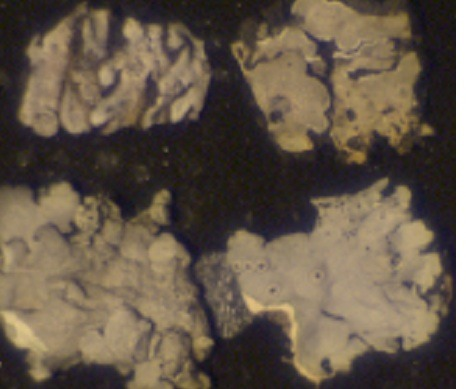
#> input picture Showcase_Poster/architecture/lichens_start.jpg, 466 x 389 px, found by its file name
$ python poster_arch_ushape_clean.py
#> lines starting #> are read from the running program, lines starting #| are printed output that depends on the picture
#!/usr/bin/env python3
"""Two-row U-shape architecture diagram for the poster.

Row 1 (top, left → right):
    start image · 4D ME-HSI · Preprocessing · Encoder · Latent · Decoder
Row 2 (bottom, right → left):
    Latent Perturbation · Wavelength Influence · MMR · Selected Wavelengths · finish image

Single vertical drop at the latent column joins the two rows.

Output: Showcase_Poster/architecture/arch_method_ushape_clean.{png,pdf}
"""
from __future__ import annotations
from pathlib import Path

import matplotlib
matplotlib.use("Agg")
import matplotlib.pyplot as plt
from matplotlib.patches import FancyBboxPatch, FancyArrowPatch
from matplotlib.offsetbox import OffsetImage, AnnotationBbox
import matplotlib.image as mpimg

ROOT = Path(__file__).resolve().parent.parent
ARCH_DIR = ROOT / "Showcase_Poster" / "architecture"
OUT_PNG = ARCH_DIR / "arch_method_ushape_clean.png"
OUT_PDF = ARCH_DIR / "arch_method_ushape_clean.pdf"
START_IMG = ARCH_DIR / "lichens_start.jpg"
FINISH_IMG = ARCH_DIR / "lichens_finish.jpg"

# ----------------------------------------------------------------------
# Palette
# ----------------------------------------------------------------------
GREEN_FILL  = "#B7DDB9"
BLUE_FILL   = "#A8C5E0"
LATENT_FILL = "#7BA8D0"
PEACH_FILL  = "#F4C998"
PURPLE_FILL = "#C4B0DC"
BORDER      = "#1F2A37"
TEXT_BLACK  = "#000000"

# ----------------------------------------------------------------------
# Geometry — strict 6-column grid, 2 rows
# ----------------------------------------------------------------------
BOX_W, BOX_H = 2.30, 0.95
GRID_X = {"img": 1.5, "input": 4.05, "preproc": 6.55,
          "enc": 9.05, "latent": 11.55, "dec": 14.05}
TOP_Y = 3.55
BOT_Y = 1.10
CANVAS_W, CANVAS_H = 15.5, 4.85

ARROW_KW = dict(arrowstyle="-|>,head_length=10,head_width=6",
                lw=2.0, color=BORDER, mutation_scale=1.0,
                shrinkA=2, shrinkB=2)


def add_box(ax, cx, cy, label, sublabel=None, fill=BLUE_FILL,
            w=BOX_W, h=BOX_H, label_size=10, sub_size=8):
    box = FancyBboxPatch(
        (cx - w / 2, cy - h / 2), w, h,
        boxstyle="round,pad=0.02,rounding_size=0.10",
        linewidth=1.4, edgecolor=BORDER, facecolor=fill, zorder=2)
    ax.add_patch(box)
    if sublabel:
        ax.text(cx, cy + 0.13, label, ha="center", va="center",
                fontsize=label_size, fontweight="bold",
                color=TEXT_BLACK, zorder=3)
        ax.text(cx, cy - 0.22, sublabel, ha="center", va="center",
                fontsize=sub_size, color=TEXT_BLACK, zorder=3)
    else:
        ax.text(cx, cy, label, ha="center", va="center",
                fontsize=label_size, fontweight="bold",
                color=TEXT_BLACK, zorder=3)


def arrow(ax, x0, y0, x1, y1):
    ax.add_patch(FancyArrowPatch((x0, y0), (x1, y1), **ARROW_KW))


def add_image(ax, path, cx, cy, zoom=0.24):
#> called with cx = 1.5, cy = 3.55, zoom = 0.24
    img = mpimg.imread(str(path))
#> img is the input picture: shape (389, 466, 3); mean R, G, B 101.1, 88.1, 73.3
#> call 2 of add_image, with cx = 1.5, cy = 1.1, zoom = 0.24
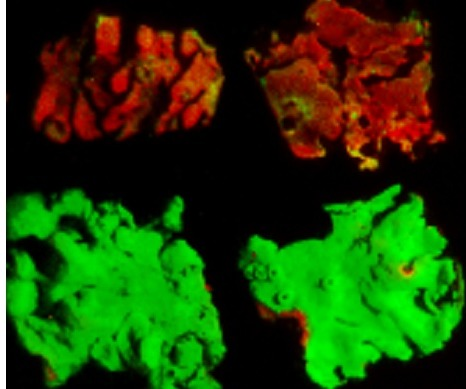
#> input picture Showcase_Poster/architecture/lichens_finish.jpg, 466 x 389 px, found by its file name
#> in add_image, img is the input picture: shape (389, 466, 3); mean R, G, B 30.6, 63.9, 5
    im = OffsetImage(img, zoom=zoom)
    ab = AnnotationBbox(im, (cx, cy), frameon=True,
                        bboxprops=dict(edgecolor=BORDER, linewidth=1.2))
    ax.add_artist(ab)


def add_brace(ax, x0, x1, y, depth=0.14, label=None, label_dy=0.24):
    mid = (x0 + x1) / 2
    ax.plot([x0, x0, mid - 0.05, mid - 0.05],
            [y, y + depth, y + depth, y + depth + 0.07],
            color=BORDER, lw=1.4, solid_capstyle="round", zorder=1)
    ax.plot([x1, x1, mid + 0.05, mid + 0.05],
            [y, y + depth, y + depth, y + depth + 0.07],
            color=BORDER, lw=1.4, solid_capstyle="round", zorder=1)
    ax.plot([mid - 0.05, mid + 0.05],
            [y + depth + 0.07, y + depth + 0.07],
            color=BORDER, lw=1.4, solid_capstyle="round", zorder=1)
    if label:
        ax.text(mid, y + depth + label_dy, label,
                ha="center", va="bottom", fontsize=10,
                fontstyle="italic", color=TEXT_BLACK, zorder=3)


def main():
    fig, ax = plt.subplots(figsize=(CANVAS_W, CANVAS_H), dpi=300)
    ax.set_xlim(0, CANVAS_W)
    ax.set_ylim(0, CANVAS_H)
    ax.set_aspect("equal")
    ax.axis("off")

    # ---- Lichens images on the left -----------------------------------
    add_image(ax, START_IMG,  GRID_X["img"], TOP_Y, zoom=0.24)
    add_image(ax, FINISH_IMG, GRID_X["img"], BOT_Y, zoom=0.24)

    # ---- Top row -------------------------------------------------------
    add_box(ax, GRID_X["input"],   TOP_Y, "4D ME-HSI",
            sublabel=r"$(x,\,y,\,\lambda_{em},\,\lambda_{ex})$",
            fill=GREEN_FILL)
    add_box(ax, GRID_X["preproc"], TOP_Y, "Preprocessing",
            sublabel="Normalization · Rayleigh cutoff", fill=BLUE_FILL)
    add_box(ax, GRID_X["enc"],     TOP_Y, "Parallel Encoder",
            sublabel="per-excitation branches", fill=BLUE_FILL)
    add_box(ax, GRID_X["latent"],  TOP_Y, "Shared Latent",
            sublabel=r"$z\in\mathbb{R}^{20}$", fill=LATENT_FILL)
    add_box(ax, GRID_X["dec"],     TOP_Y, "Parallel Decoder",
            sublabel="per-excitation branches", fill=BLUE_FILL)

    # ---- Bottom row (right → left) -------------------------------------
    add_box(ax, GRID_X["latent"], BOT_Y, "Latent Perturbation",
            sublabel=r"$z'_d = z \pm \varepsilon\,\sigma_d\,e_d$",
            fill=PEACH_FILL)
    add_box(ax, GRID_X["enc"],    BOT_Y, "Wavelength Influence",
            sublabel=r"$|\Delta\hat X(\lambda_{ex},\lambda_{em})|$",
            fill=PEACH_FILL)
    add_box(ax, GRID_X["preproc"], BOT_Y, "MMR Selection",
            sublabel=r"diverse re-rank, $\lambda{=}0.5$",
            fill=PEACH_FILL)
    add_box(ax, GRID_X["input"],   BOT_Y, "Selected λ",
            sublabel="diverse top-K bands",
            fill=PURPLE_FILL)

    # ---- Arrows --------------------------------------------------------
    half = BOX_W / 2
    img_edge = 0.62

    arrow(ax, GRID_X["img"]    + img_edge, TOP_Y, GRID_X["input"]   - half, TOP_Y)
    arrow(ax, GRID_X["input"]  + half,     TOP_Y, GRID_X["preproc"] - half, TOP_Y)
    arrow(ax, GRID_X["preproc"]+ half,     TOP_Y, GRID_X["enc"]     - half, TOP_Y)
    arrow(ax, GRID_X["enc"]    + half,     TOP_Y, GRID_X["latent"]  - half, TOP_Y)
    arrow(ax, GRID_X["latent"] + half,     TOP_Y, GRID_X["dec"]     - half, TOP_Y)

    # latent → perturbation (single vertical drop)
    arrow(ax, GRID_X["latent"], TOP_Y - BOX_H/2,
                 GRID_X["latent"], BOT_Y + BOX_H/2)

    # bottom row leftward chain
    arrow(ax, GRID_X["latent"]  - half, BOT_Y, GRID_X["enc"]     + half, BOT_Y)
    arrow(ax, GRID_X["enc"]     - half, BOT_Y, GRID_X["preproc"] + half, BOT_Y)
    arrow(ax, GRID_X["preproc"] - half, BOT_Y, GRID_X["input"]   + half, BOT_Y)

    # Selected → finish image
    arrow(ax, GRID_X["input"] - half, BOT_Y, GRID_X["img"] + img_edge, BOT_Y)

    # ---- Stage labels --------------------------------------------------
    add_brace(ax,
              GRID_X["enc"]    - half - 0.05,
              GRID_X["dec"]    + half + 0.05,
              TOP_Y + BOX_H/2 + 0.12,
              depth=0.14,
              label="Stage 1 · Representation Learning  ·  3D CAE training",
              label_dy=0.24)

    ax.text((GRID_X["enc"] + GRID_X["latent"]) / 2,
            BOT_Y - BOX_H/2 - 0.18,
            "Stage 2 · Attribution",
            ha="center", va="top", fontsize=10, fontstyle="italic",
            color=TEXT_BLACK)

    ax.text((GRID_X["input"] + GRID_X["preproc"]) / 2,
            BOT_Y - BOX_H/2 - 0.18,
            "Stage 3 · Selection",
            ha="center", va="top", fontsize=10, fontstyle="italic",
            color=TEXT_BLACK)

    OUT_PNG.parent.mkdir(parents=True, exist_ok=True)
    fig.savefig(OUT_PNG, dpi=300, bbox_inches="tight",
                facecolor="white", pad_inches=0.10)
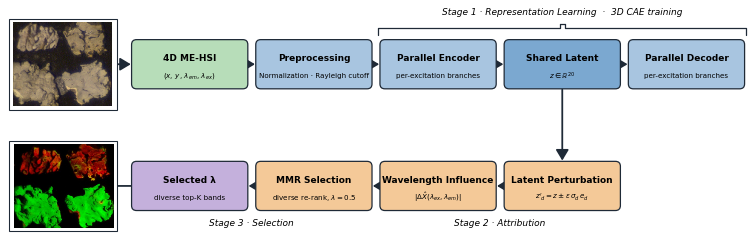
#> figure drawn by matplotlib, 1 panel
    fig.savefig(OUT_PDF, bbox_inches="tight",
                facecolor="white", pad_inches=0.10)
    plt.close(fig)
    print(f"Wrote {OUT_PNG}")
    print(f"Wrote {OUT_PDF}")


if __name__ == "__main__":
    main()
